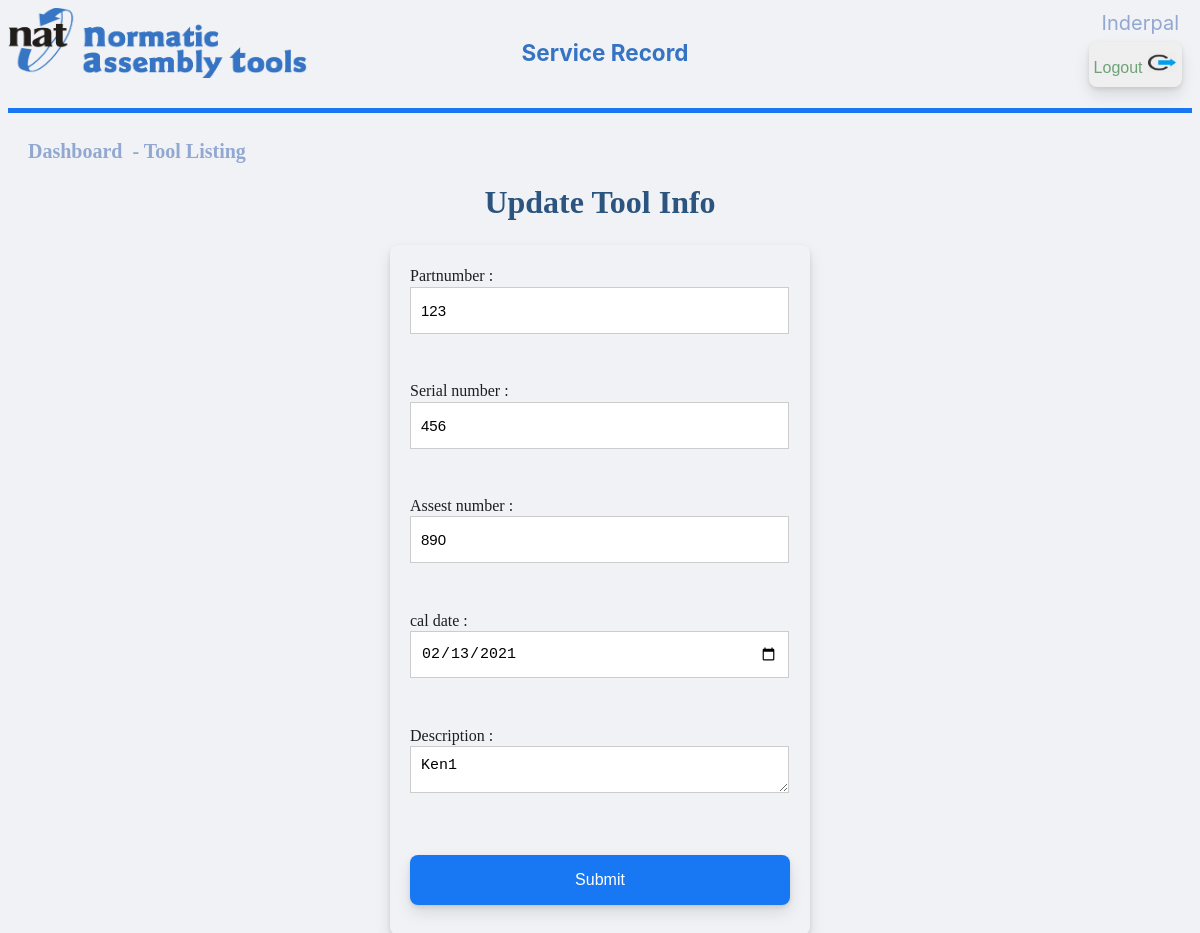
Screenshot of /edit.php?id=44 (signed in) with the database file from the repository.
### tables this page shows
CREATE TABLE `tools` (
  `id` int(11) NOT NULL,
  `partnumber` varchar(50) NOT NULL,
  `serialnumber` varchar(50) NOT NULL,
  `assestnumber` varchar(50) DEFAULT NULL,
  `caldate` date DEFAULT NULL,
  `description` varchar(255) DEFAULT NULL,
  `timestmp` timestamp NOT NULL DEFAULT current_timestamp(),
  `customer` varchar(255) DEFAULT NULL,
  `usernote` varchar(255) DEFAULT NULL
);

### edit.php (the view, shortened to what this page needs)
<!DOCTYPE html>
<?php
require('db.php');
		    ?>
<html>
    <head>
    <link rel="stylesheet" href="style.css" />
    </head>
<body>
<div class='header'>
    <div>
        <img class="left" src="bulma.png" width="300px" height="70px"; margin-left:10px; >
        </div>
        <div class="center">
        <h4> Service Record </h4>
        </div>
        <button class="topright1 logout-button" > <a style="color: #0062148a;" href="logout.php"> Logout <img src='logout.jpeg' alt="Logout" height="21" width="30"> </a> </button>
        <div class="topright" id="naming" ><?php echo ucfirst($_SESSION['username']); ?></div>
    </div>
    <div class="left" id="tab"> <a id="naming" href="dashboard.php" target="_self" > Dashboard </a> <a id="naming" href="table.php" target="_self"> - Tool Listing </a>
    </div>
 <h1> <br> Update Tool Info </h1>
    <div class="container2">
<?php
    $id=$_GET['id'];
	$ret = "select * from tools where id=?";
	$stmt2 = $con->prepare($ret);
	$stmt2->bind_param('i',$id);
	$stmt2->execute();
	 $res=$stmt2->get_result();
	   while($row=$res->fetch_object())
	  {
	?>
<form name="stmt" method="post">
Partnumber :<input class="login-input" type="text" text-align name="partnumber" value="<?php echo $row->partnumber;?>" required="required" />
<br><br>
Serial number :&ensp;<input class="login-input" type="text" name="serialnumber" value="<?php echo $row->serialnumber;?>" required="required" />
<br><br>
Assest number : <input class="login-input" type="text" name="assestnumber" value="<?php echo $row->assestnumber; ?>" required="required" />
<br><br>
cal date :  &emsp;&emsp;<input class="login-input" type="date" name="caldate" value="<?php echo $row->caldate; ?>" required="required"/>
<br><br>
Description :  <textarea class="login-input" name="description" cols="30" rows="4" required="required"><?php echo $row->description; ?></textarea>
<br><br>
<input class="login-button" type="submit" name="update" value="Submit" />
</form>
<?php } ?>
    </div>
</body>
</html>

### style.css (style rules this page uses)
.header { font-family: -apple-system,BlinkMacSystemFont,"Segoe UI",Roboto,"Helvetica Neue",Arial,"Noto Sans",sans-serif,"Apple Color Emoji","Segoe UI Emoji","Segoe UI Symbol","Noto Color Emoji"; text-align: center; height:100px; border-bottom: 5px solid #1877f2; margin-bottom: 25px; }
body { background: #f0f2f5; color: #1c1e21; direction: ltr; line-height: 1.34; }
.login-input { font-size: 15px; border: 1px solid #ccc; padding: 10px; margin-bottom: 25px; height: 25px; width: calc(100% - 23px); }
.login-button { color: #fff; background: #1877f2; border: 0; outline: 0; width: 100%; height: 50px; font-size: 16px; text-align: center; cursor: pointer; border: none; border-radius: 8px; box-shadow: 0 2px 4px rgba(0, 0, 0, .1), 0 8px 16px rgba(0, 0, 0, .1); box-sizing: border-box; margin: 10px auto; padding: 10px 5px 10px; }
.logout-button { color: #0062148a !important; font-size: 16px !important; border: 2px !important; outline: 2px !important; cursor: pointer !important; border-radius: 8px !important; box-shadow: 0 2px 4px rgba(0, 0, 0, .1), 0 8px 16px rgba(0, 0, 0, .1) !important; box-sizing: border-box !important; margin: 10px auto !important; padding: 10px 5px 10px !important; }
h4 { font-size: 22.5px; color: #3674c3; margin-right: 290px; text-align: center; }
#naming { color: #92a8d1; margin-right: 5px; font-size: 20px; }
a { text-decoration: none; }
.topright { position: absolute; top: 10px; right: 16px; font-size: 18px; }
.topright1 { position: absolute; top: 32px; right: 18px; font-size: 18px; }
.left { float: left; }
.center { text-align-last: center; overflow: auto; border: 1px ; }
#tab { margin-left: 20px; font-size: 20px; font-weight: bold; }
h1 { text-align: center; color: #2B547E; font-size: xx-large; font-family: 'Gill Sans', 'Gill Sans MT', ' Calibri', 'Trebuchet MS', 'sans-serif'; }
.container2 { border-radius: 8px; box-shadow: 0 2px 4px rgba(0, 0, 0, .1), 0 8px 16px rgba(0, 0, 0, .1); width: 380px; text-align: left; margin: 0 auto; padding: 20px; border: 10px; }

### rows the page displays
tools: partnumber "123", serialnumber "456", assestnumber "890", caldate "02/13/2021", description "Ken1"

### other values shown
$_SESSION['username'] "Inderpal"
